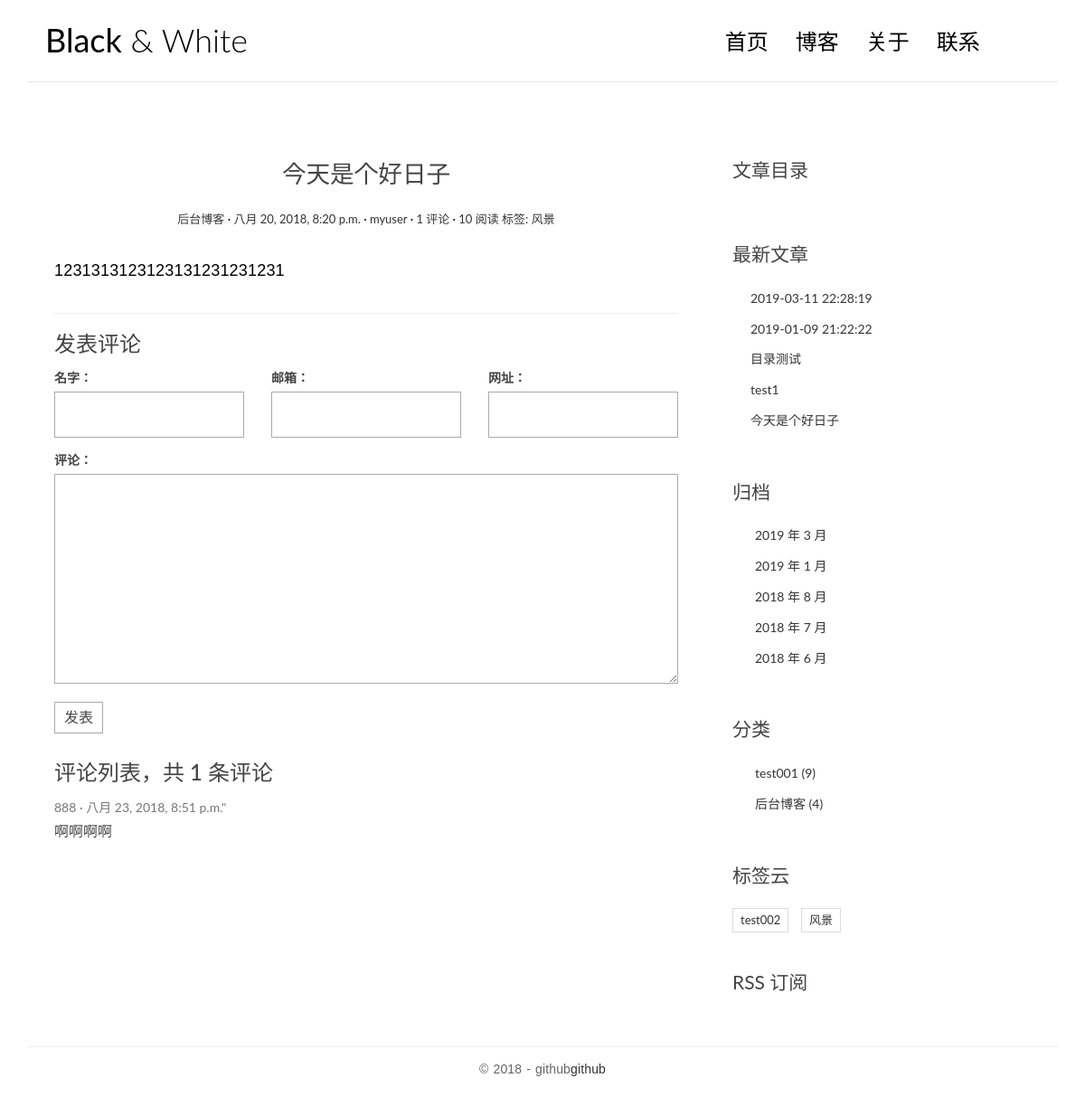
The app's page /post/2/ with its own data.
### blog/models.py (models this page shows, shortened)
@python_2_unicode_compatible
class Post(models.Model):
    title =models.CharField(max_length=70)
    body =models.TextField()
    created_time =models.DateTimeField()
    modified_time =models.DateTimeField()
    excerpt =models.CharField(max_length=200,blank=True)
    category =models.ForeignKey(Category)
    tags =models.ManyToManyField(Tag,blank=True)
    author =models.ForeignKey(User)
    views = models.PositiveIntegerField(default=0)
    class Meta:
        ordering = ['-created_time']
    """ 1.reverse的'blog:detail'对应blog应用下的name='detail'的方法(对应urls.py的name)
        2.reverse()方法会去解析'blog:detail'的url,解析规则是根据urls.py里的正则.
        3.根据正则规则,解析结果为post/255/,这样Post自己就生成了自己的url
        4.kwargs表示按照关键字传值将多余的传值用字典形式呈现
    """
    def get_absolute_url(self):
        return reverse('blog:detail', kwargs={'pk': self.pk})
    def increase_views(self):
        self.views +=1
        self.save(update_fields=['views'])
    def save(self, *args, **kwargs):
        if not self.excerpt:
            md = markdown.Markdown(extensions=[
                'markdown.extensions.extra',
                'markdown.extensions.codehilite',
            ])
            self.excerpt = strip_tags(md.convert(self.body))[:54]
        super(Post,self).save(*args, **kwargs)
    """或者可用模板过滤器(filter)
    例如:<p> {{ post.body|truncatechars:54 }} </p>
    # 将会显示文章内容的前54个字节,若文章前54字节包含html标签,仍将作为摘要会显示
    """

@python_2_unicode_compatible
class Category(models.Model):
    name = models.CharField(max_length=100)

@python_2_unicode_compatible
class Tag(models.Model):
    name = models.CharField(max_length=100)

### comments/models.py (models this page shows, shortened)
@python_2_unicode_compatible
class Comment(models.Model):
    name = models.CharField(max_length=100)
    email = models.EmailField(max_length=255)
    url = models.URLField(blank=True)
    text = models.TextField()
    created_time = models.DateTimeField(auto_now_add=True)
    post = models.ForeignKey('blog.Post')

### blog/views.py (the view)
# urls.py: url(r'^post/(?P<pk>[0-9]+)/$', views.PostDetailView.as_view(), name='detail'),
class PostDetailView(DetailView):
    model=Post
    template_name = 'blog/detail.html'
    context_object_name = 'post'
    def get(self, request, *args, **kwargs):
        response = super(PostDetailView,self).get(request,*args,**kwargs)
        self.object.increase_views()
        return response
    def get_object(self, queryset=None):
        post = super(PostDetailView, self).get_object(queryset=None)
        """
        和之前不同的是，extensions中的toc拓展不再是字符串markdown.extensions.toc ，
        而是TocExtension的实例.TocExtension在实例化时其slugify参数可以接受一个函数作为参数，
        这个函数将被用于处理标题的锚点值。Markdown 内置的处理方法不能处理中文标题，
        所以我们使用了 django.utils.text 中的 slugify 方法，该方法可以很好地处理中文。
        """
        md = markdown.Markdown(extensions=[
            'markdown.extensions.extra',
            'markdown.extensions.codehilite',
            TocExtension(slugify=slugify)
        ])
        post.body = md.convert(post.body)
        """
        而一旦调用该方法后，实例 md 就会多出一个 toc 属性，这个属性的值就是内容的目录，
        我们把 md.toc 的值赋给 post.toc 属性（要注意这个 post 实例本身是没有 md 属性的，
        我们给它动态添加了 md 属性，这就是 Python 动态语言的好处，
        不然这里还真不知道该怎么把 toc 的值传给模板
        """
        post.toc = md.toc
        return post
    def get_context_data(self, **kwargs):
        context = super(PostDetailView, self).get_context_data(**kwargs)
        form = CommentForm()
        comment_list = self.object.comment_set.all()
        context.update({
            'form': form,
            'comment_list': comment_list
        })
        return context

### templates/blog/detail.html (shortened to what this page needs)
{% extends 'base.html' %}
{% block main %}
                <article class="post post-{{ post.pk }}">
                    <header class="entry-header">
                        <h1 class="entry-title">{{ post.title }}</h1>
                        <div class="entry-meta">
                            <span class="post-category"><a href="#">{{ post.category.name }}</a></span>
                            <span class="post-date"><a href="#"><time class="entry-date"
                                                                      datetime="{{ post.created_time }}">{{ post.created_time }}</time></a></span>
                            <span class="post-author"><a href="#">{{ post.author }}</a></span>
                            <span class="comments-link"><a href="#">{{ post.comment_set.count }} 评论</a></span>
                            <span class="views-count"><a href="#">{{ post.views }} 阅读</a></span>
                            <span class="views-count">
                                <a href="#">标签:
                                {% for tag in post.tags.all %}
                                    {{ tag.name }}
                                {% endfor %}
                                </a>
                            </span>
                        </div>
                    </header>
                    <div class="entry-content clearfix">
                        {{ post.body|safe }}
                    </div>
                </article>
                <section class="comment-area" id="comment-area">
                    <hr>
                    <h3>发表评论</h3>
                    <form action="{% url 'comments:post_comment' post.pk %}" method="post" class="comment-form">
                        <div class="row">
                            <div class="col-md-4">
                                <label for="{{ form.name.id_for_label }}">名字：</label>
                                {{ form.name }}
                            </div>
                            <div class="col-md-4">
                                <label for="{{ form.email.id_for_label }}">邮箱：</label>
                                {{ form.email }}
                            </div>
                            <div class="col-md-4">
                                <label for="{{ form.url.id_for_label }}">网址：</label>
                                {{ form.url }}
                            </div>
                            <div class="col-md-12">
                                <label for="{{ form.text.id_for_label }}">评论：</label>
                                {{ form.text }}
                                <button type="submit" class="comment-btn">发表</button>
                            </div>
                        </div>
                    </form>
                    <div class="comment-list-panel">
                        <h3>评论列表，共 <span>{{ post.comment_set.count }}</span> 条评论</h3>
                        <ul class="comment-list list-unstyled">
                            {% for comment in comment_list %}
                            <li class="comment-item">
                                <span class="nickname">{{ comment.name }}</span>
                                <time class="submit-date">{{ comment.created_time }}"</time>
                                <div class="text">
                                    {{ comment.text }}
                                </div>
                            </li>
                            {% empty %}
                            暂无评论
                            {% endfor %}
                        </ul>
                    </div>
                </section>
{% endblock main %}
{% block toc %}
                <div class="widget widget-content">
                    <h3 class="widget-title">文章目录</h3>
                </div>
{% endblock toc %}

### templates/base.html (shortened to what this page needs)
{% load staticfiles %}
{% load blog_tags %}
<!DOCTYPE html>
<html>
<head>
    <link rel="stylesheet" href="http://code.ionicframework.com/ionicons/2.0.1/css/ionicons.min.css">
    <link rel="stylesheet" href="{% static 'blog/css/bootstrap.min.css' %}">
    <link rel="stylesheet" href="{% static 'blog/css/pace.css' %}">
    <link rel="stylesheet" href="{% static 'blog/css/custom.css' %}">
    <link rel="stylesheet" href="{% static 'blog/css/highlights/github.css' %}">
</head>
<body>
<div class="container">
    <header id="site-header">
        <div class="row">
            <div class="col-md-4 col-sm-5 col-xs-8">
                <div class="logo">
                    <h1><a href="{% url 'blog:index' %}"><b>Black</b> &amp; White</a></h1>
                </div>
            </div>
            <div class="col-md-8 col-sm-7 col-xs-4">
                <nav class="main-nav" role="navigation">
                    <div class="collapse navbar-collapse" id="bs-example-navbar-collapse-1">
                        <ul class="nav navbar-nav navbar-right">
                            <li class="cl-effect-11"><a href="{% url 'blog:index' %}" data-hover="首页">首页</a></li>
                            <li class="cl-effect-11"><a href="{% url 'blog:index' %}" data-hover="博客">博客</a></li>
                            <li class="cl-effect-11"><a href="{% url 'blog:index' %}" data-hover="关于">关于</a></li>
                            <li class="cl-effect-11"><a href="{% url 'blog:index' %}" data-hover="联系">联系</a></li>
                        </ul>
                    </div>
                </nav>
            </div>
        </div>
    </header>
</div>
<div class="content-body">
    <div class="container">
        <div class="row">
            <main class="col-md-8">
                {% block main %}
                {% endblock main %}
            </main>
            <aside class="col-md-4">
               {% block toc %}
               {% endblock toc %}
                <div class="widget widget-recent-posts">
                    <h3 class="widget-title">最新文章</h3>
                    {% get_recent_posts as recent_post_list %}
                    <ul>
                        {% for post in recent_post_list %}
                            <li>
                                <a href="{{ post.get_absolute_url }}">{{ post.title }}</a>
                            </li>
                        {% empty %}
                            暂无文章！
                        {% endfor %}
                    </ul>
                </div>
                <div class="widget widget-archives">
                    <h3 class="widget-title">归档</h3>
                    {% archives as date_list %}
                    <ul>
                        {% for date in date_list %}
                            <li>
                                <a href="{% url 'blog:archives' date.year date.month %}">
                                    {{ date.year }} 年 {{ date.month }} 月
                                </a>
                            </li>
                        {% empty %}
                            暂无归档！
                        {% endfor %}
                    </ul>
                </div>
                <div class="widget widget-category">
                    <h3 class="widget-title">分类</h3>
                    {% get_categories as category_list %}
                    <ul>
                        {% for category in category_list %}
                            <li>
                                <a href="{% url 'blog:category' category.pk %}">
                                    {{ category.name }} <span class="post-count">({{ category.num_posts }})</span>
                                </a>
                            </li>
                        {% empty %}
                            暂无分类！
                        {% endfor %}
                    </ul>
                </div>
               <div class="widget widget-tag-cloud">
                   <h3 class="widget-title">标签云</h3>
                   {% get_tags as tag_list %}
                   <ul>
                     {% for tag in tag_list %}
                     <li>
                       <a href="{% url 'blog:tag' tag.pk %}">{{ tag.name }}</a>
                     </li>
                     {% empty %}
                     暂无标签！
                     {% endfor %}
                   </ul>
                </div>
                <div class="rss">
                    <a href="{% url 'rss' %}"> RSS 订阅</a>
                </div>
            </aside>
        </div>
    </div>
</div>
<footer id="site-footer">
    <div class="container">
        <div class="row">
            <div class="col-md-12">
                <p class="copyright">&copy 2018 - github<a href="http://www.github.com/"
                                                        target="_blank" title="github">github</a>
                </p>
            </div>
        </div>
    </div>
</footer>
</body>
</html>

### records on screen
Post: title "今天是个好日子", category.name "后台博客", created_time "八月 20, 2018, 8:20 p.m.", author "myuser", comment_set.count "1", views "10", body "1231313123123131231231231"
Tag: name "风景"
Comment: name "888", created_time "八月 23, 2018, 8:51 p.m.", text "啊啊啊啊"
Post: title "2019-03-11 22:28:19"
Post: title "2019-01-09 21:22:22"
Post: title "目录测试"
Post: title "test1"
Category: name "test001", num_posts "9"
Category: name "后台博客", num_posts "4"
Tag: name "test002"

### other values on screen
{{ date.year }} "2019" "2019" "2018" "2018" "2018"
{{ date.month }} "3" "1" "8" "7" "6"
